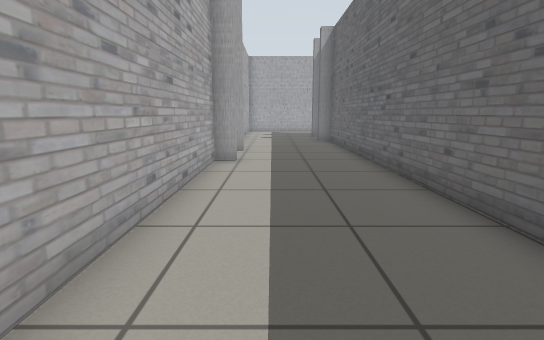
[1] (above)

20 first-person views from a walk through a Gazebo world. The camera is 0.72 m above the floor, tilts 10° down and sees 80° across. The floor is counted in squares, 0.5 m on a side. Each view is taken from the middle of a square. On the plan, view 1 faces up. The plan holds only what a view shows up to about 15 squares ahead; the rest is blank. The place goes on beyond the plan.

[2]
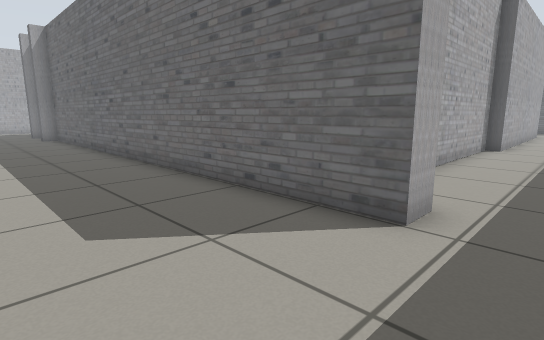

[3]
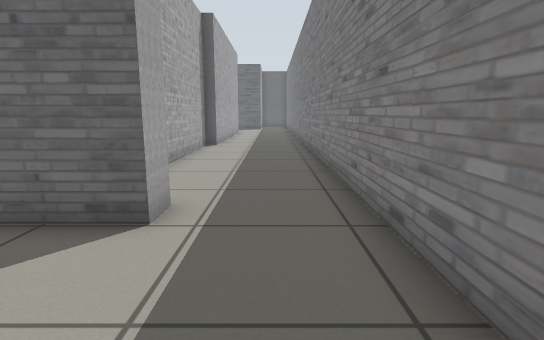

[4]
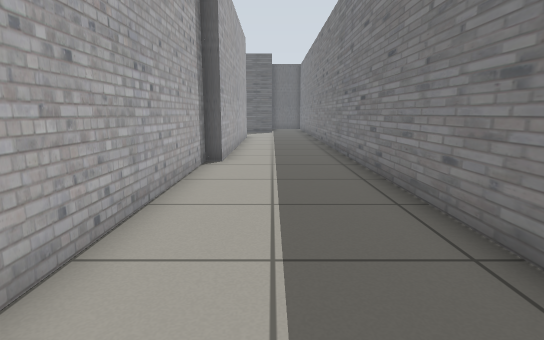

[5]
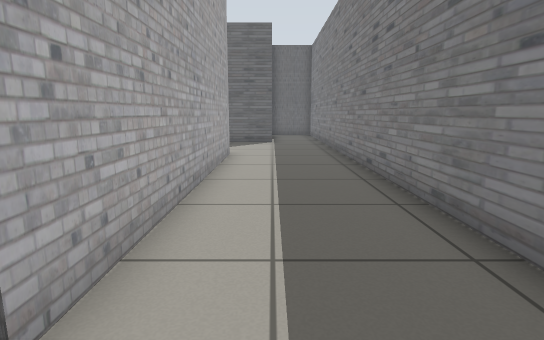

[6]
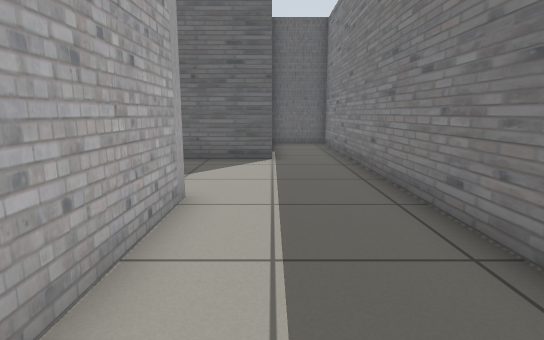

[7]
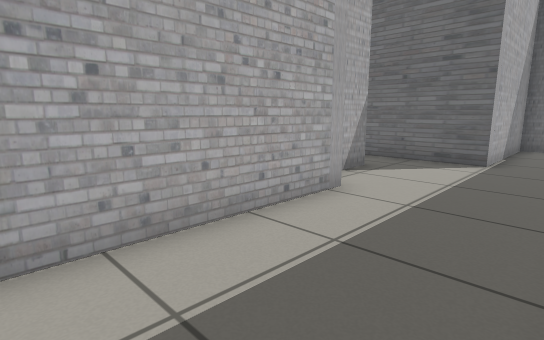

[8]
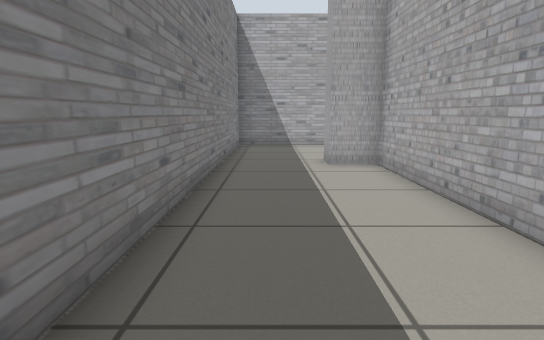

[9]
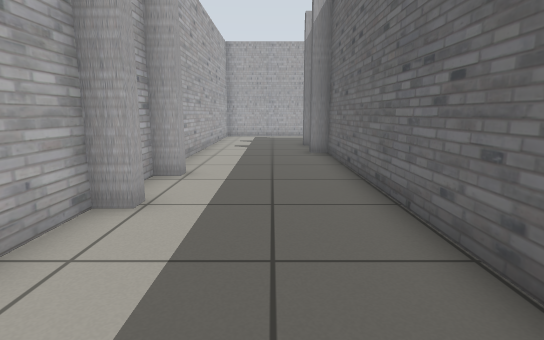

[10]
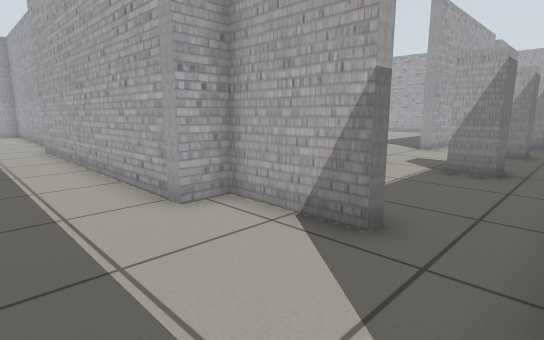

[11]
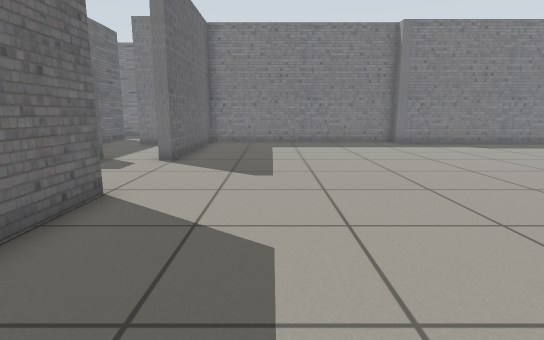

[12]
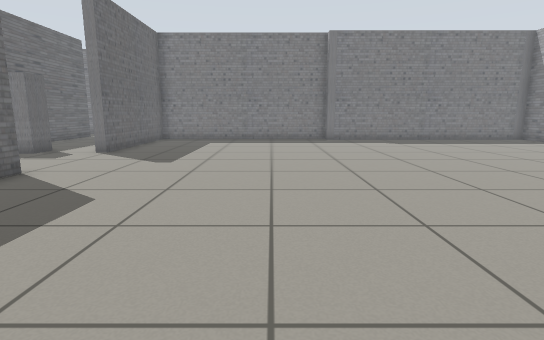

[13]
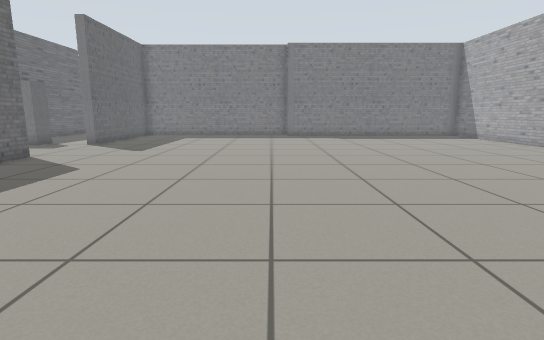

[14]
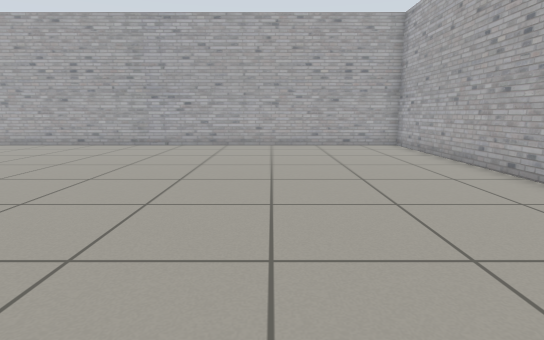

[15]
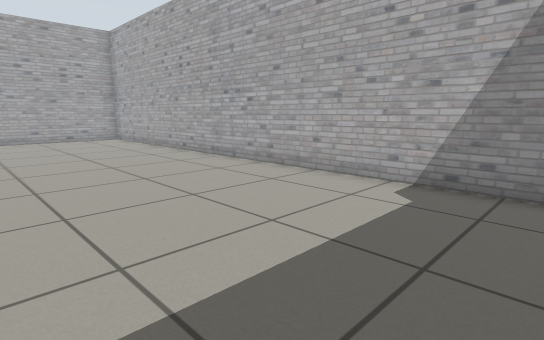

[16]
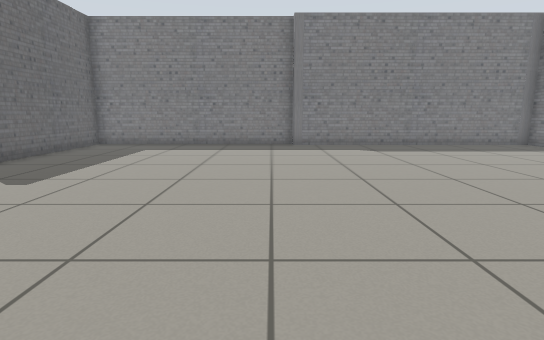

[17]
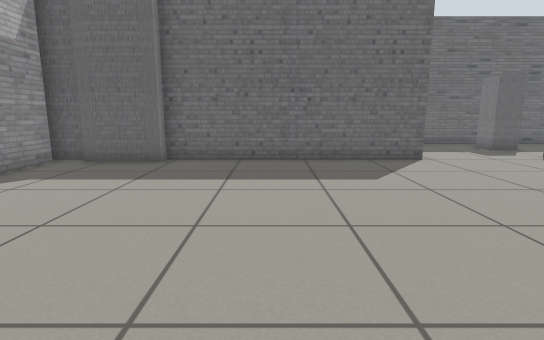

[18]
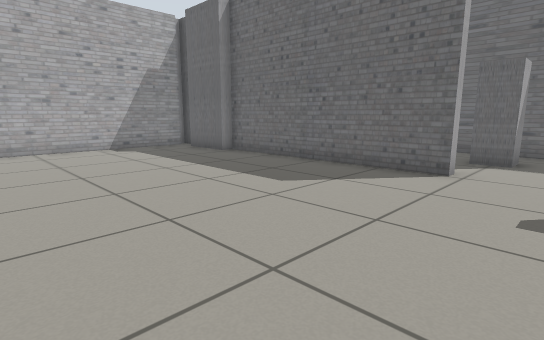

[19]
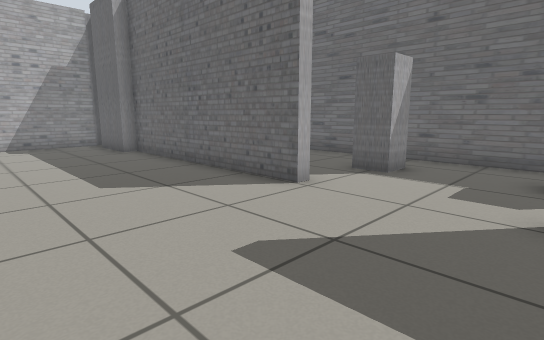

[20]
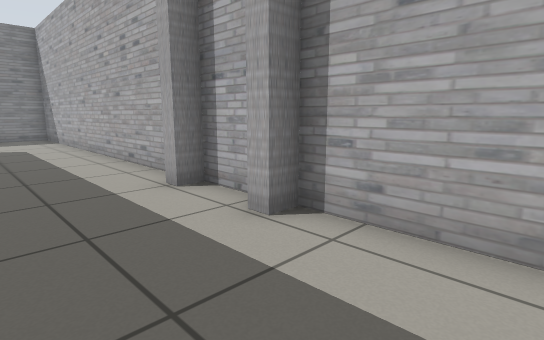

### Floor plan
Ten units are one square. View 1 is at (0, 0); x grows to the right and y downward. Boxes are objects, and circles mark ways between rooms. Rooms are numbered by the first view taken in them; rooms with no view inside come last. Other rooms are left out.
<svg viewBox="-22 -221 360 271">
<path fill="none" stroke="#000" d="M135 0 40 0 40 14 31 14 31 -165M235 5 144 5M262 -5 235 -5M-17 -206 -17 45 333 45 333 20 282 20 282 5M230 -103 230 -175M145 1 230 1 230 -62M35 -12 35 -4 136 -4M230 -209 230 -215M225 -216 35 -216 35 -38"/>
<rect x="-15" y="-105" width="10" height="10" fill="#bbb"><title>grey post</title></rect>
<rect x="-15" y="-135" width="10" height="20" fill="#bbb"><title>grey post</title></rect>
<rect x="15" y="-175" width="20" height="10" fill="#bbb"><title>grey post</title></rect>
<rect x="15" y="-205" width="20" height="10" fill="#bbb"><title>grey post</title></rect>
<rect x="135" y="-5" width="10" height="10" fill="#bbb"><title>grey post</title></rect>
<text x="80" y="10">1</text>
<text x="130" y="-110">2</text>
</svg>

Where each view was taken, in squares from view 1:
view 1: 0 up, 0 right, facing up
view 2: 3 down, 1 left, facing up-right
view 3: 3 down, 1 left, facing right
view 4: 2 down, 4 right, facing right
view 5: 2 down, 12 right, facing right
view 6: 2 down, 18 right, facing right
view 7: 4 down, 18 right, facing up-right
view 8: 3 down, 13 right, facing left
view 9: 5 up, 1 right, facing up
view 10: 3 down, 28 right, facing up-left
view 11: 16 up, 20 right, facing down
view 12: 18 up, 17 right, facing down
view 13: 21 up, 15 right, facing down
view 14: 16 up, 18 right, facing left
view 15: 15 up, 22 right, facing up-left
view 16: 15 up, 15 right, facing down
view 17: 15 up, 13 right, facing right
view 18: 8 up, 15 right, facing up-right
view 19: 6 up, 18 right, facing up-right
view 20: 16 up, 2 right, facing down-left
